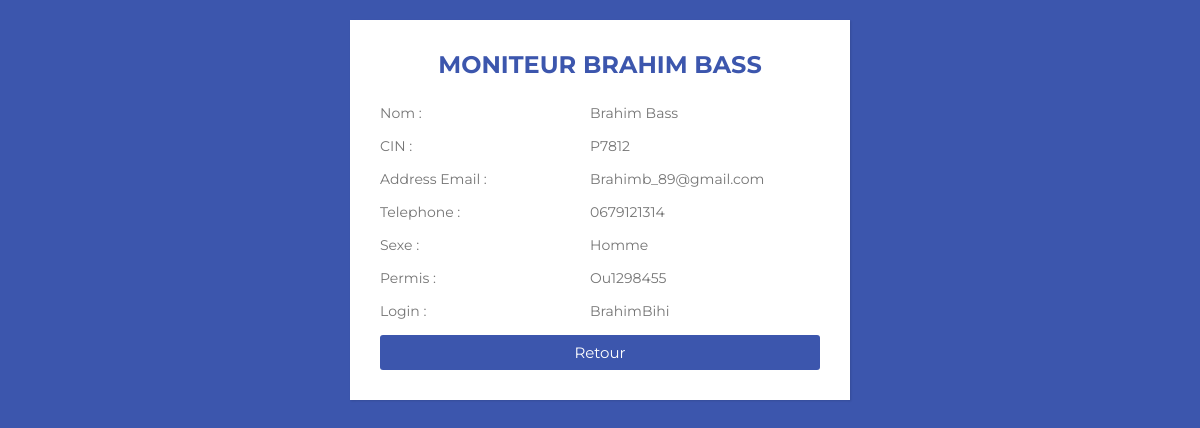
The app's page /Administrateur/afficher/affiche_moni.php?dis=BrahimBihi with its own data.
### tables this page shows
CREATE TABLE `moniteur` (
  `Login_moniteur` varchar(30) NOT NULL,
  `Password` varchar(200) DEFAULT NULL,
  `Nom` varchar(30) DEFAULT NULL,
  `Email_moniteur` varchar(30) DEFAULT NULL,
  `Sexe_moniteur` varchar(6) DEFAULT NULL,
  `Num_telephone_moniteur` varchar(15) DEFAULT NULL,
  `Num_CIN_moniteur` varchar(10) DEFAULT NULL,
  `num_permis` varchar(20) DEFAULT NULL,
  `Photo_moniteur` varchar(100) DEFAULT NULL
);

### Administrateur/afficher/affiche_moni.php (the view)
<?php
  require("../../PHP/Connexion_BD.php");
$id=$_GET['dis'];
$res=" SELECT * FROM  moniteur where Login_moniteur='$id'  ";
$requete = mysqli_query( $connect ,$res);
$row = mysqli_fetch_assoc($requete);
echo'
<!DOCTYPE html>
<html lang="en">
<head>
	<meta charset="UTF-8">
  <meta name="viewport" content="width=device-width, initial-scale=1.0">
	<title>'.$row['Nom'].'</title>
	<link rel="stylesheet" href="../styles/styles.css">
  <style>
    #ep{
  margin-left: 1rem;
}
#a{
    text-decoration: none;
    color:#fff
  }
  </style>
</head>
<body>
<div class="wrapper">
  <form method="post">
    <div class="title">
     Moniteur '.$row['Nom'].'
    </div>
    <div class="form">
       <div class="inputfield">
          <label>Nom :</label>
          <label>'.$row['Nom'].'</label>
       </div>
       <div class="inputfield">
          <label>CIN :</label>
          <label>  '.$row['Num_CIN_moniteur'].'</label>
       </div>
       <div class="inputfield">
          <label>Address Email : </label>
          <label>'.$row['Email_moniteur'].'</label>
       </div>
       <div class="inputfield">
          <label>Telephone :</label>
          <label>'.$row['Num_telephone_moniteur'].'</label>
       </div>
        <div class="inputfield">
          <label>Sexe :</label>
          <label>'.$row['Sexe_moniteur'].'</label>
       </div>
       <div class="inputfield">
          <label>Permis :</label>
          <label>'.$row['num_permis'].'</label>
       </div>
       <div class="inputfield">
        <label>Login :</label>
        <label>'.$row['Login_moniteur'].'</label>
     </div>
      <div class="inputfield">
       <button class="btn"> <a id="a" href="../pages/moniteur.php">Retour</a></button>
      </div>
</form>
</div>
</body>
</html>';
?>

### Administrateur/styles/styles.css (style rules this page uses)
* { margin: 0; padding: 0; box-sizing: border-box; font-family: 'Montserrat', sans-serif; }
body { background: #3c56ad; padding: 0 10px; }
.wrapper { max-width: 500px; width: 100%; background: #fff; margin: 20px auto; box-shadow: 1px 1px 2px rgba(0,0,0,0.125); padding: 30px; }
.wrapper .title { font-size: 24px; font-weight: 700; margin-bottom: 25px; color:#3c56ad; text-transform: uppercase; text-align: center; }
.wrapper .form { width: 100%; }
.wrapper .form .inputfield { margin-bottom: 15px; display: flex; align-items: center; }
.wrapper .form .inputfield label { width: 200px; color: #757575; margin-right: 10px; font-size: 14px; }
.wrapper .form .inputfield .btn { width: 100%; padding: 8px 10px; font-size: 15px; border: 0px; background: #3c56ad; color: #fff; cursor: pointer; border-radius: 3px; outline: none; }
.wrapper .form .inputfield:last-child { margin-bottom: 0; }

### Administrateur/afficher/affiche_moni.php (style rules this page uses)
#a { text-decoration: none; color:#fff }

### records on screen
moniteur: Nom "BRAHIM BASS", Nom "Brahim Bass", Num_CIN_moniteur "P7812", Email_moniteur "Brahimb_89@gmail.com", Num_telephone_moniteur "0679121314", Sexe_moniteur "Homme", num_permis "Ou1298455", Login_moniteur "BrahimBihi"
